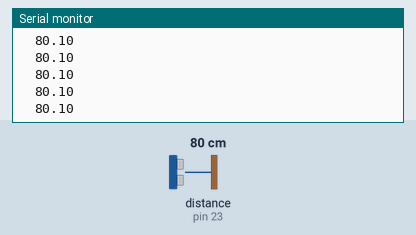
Simulated run of this sketch. Board: Arduino Mega 2560, built with avr-gcc and run on an emulated ATmega2560. Shown: the last lines printed to the serial monitor. Wiring (inferred from the names in the program): ultrasonic range finder: trigger pin 22; echo pin 23. The inputs (shaded band) are chosen by the test bench; at power-on: distance to the obstacle (sensor on pin 23) 80 cm. The echo pulse lasts 58.3 µs per cm.

Above: at 1.2 s.
1.3 s: distance to the obstacle (sensor on pin 23) set to 2 cm
At 1.6 s:
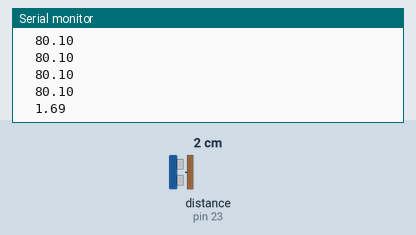
2.8 s: distance to the obstacle (sensor on pin 23) set to 4 cm
At 2.8 s:
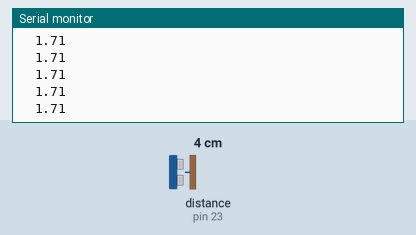
Timing chart, 0 to 5.8 s (numbered marks = the images above; inputs shaded):
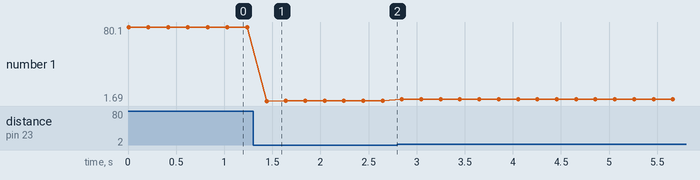

The sketch:

UltrasonicDistanceHCSR04.ino
```cpp
#define TRIGPIN 22        // Pin to send trigger pulse
#define ECHOPIN 23        // Pin to receive echo pulse

/*
 * setup function
 * Initialize the serial line (D0 & D1) at 115200.
 * Then set the pin defined to receive echo in INPUT
 * and the pin to trigger to OUTPUT.
 */

void setup()
{
  Serial.begin(9600);
  pinMode(ECHOPIN, INPUT);
  pinMode(TRIGPIN, OUTPUT);
}

/*
 * loop function.
 *
 */
void loop()
{
  // Start Ranging
  digitalWrite(TRIGPIN, LOW);
  delayMicroseconds(2);
  digitalWrite(TRIGPIN, HIGH);
  delayMicroseconds(10);
  digitalWrite(TRIGPIN, LOW);
  // Compute distance
  float distance = pulseIn(ECHOPIN, HIGH);
  Serial.print("  ");
  distance= distance/58;
  Serial.println(distance);
  delay(200);
}
```

Measured:
- after the input at 1.3 s, the serial monitor: prints a new line after 0.14 s (image 1)
- plotted number 1: 80.1 → 1.71 after the input at 1.3 s, 1.71 → 3.71 after the input at 2.8 s
